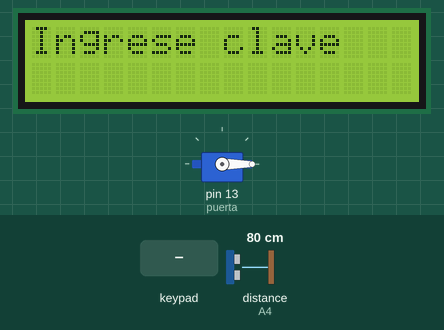
A sketch run on a simulated Arduino Uno, built with avr-gcc and run on an emulated ATmega328P. Shown: 16×2 character LCD, servo. Inputs (shaded band) come from the test bench; at power-on: distance to the obstacle (sensor on A4) 80 cm. The echo pulse lasts 58.3 µs per cm.

Above: at 1.2 s.
1.3 s: keypad keys 1 2 3 4 # pressed 0.4 s apart
At 4.0 s:
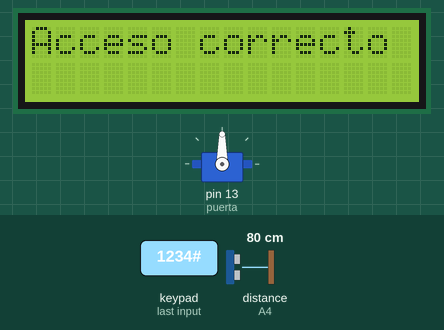
4.8 s: key '*' pressed
At 5.6 s:
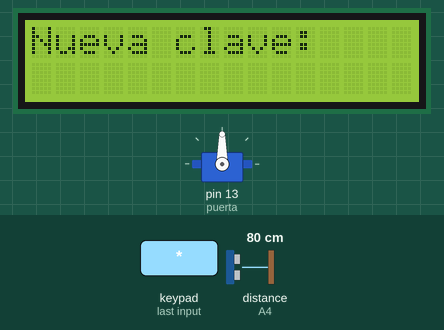
7.8 s: key 'A' pressed
10.8 s: keypad keys 1 2 3 4 * pressed 0.4 s apart
At 13.5 s:
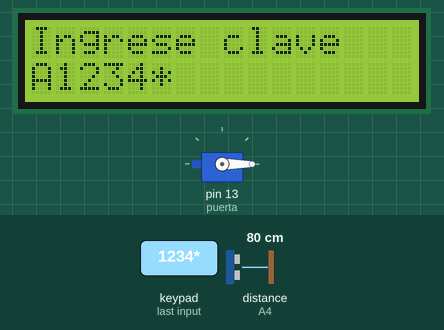
14.3 s: key 'B' pressed
At 14.8 s:
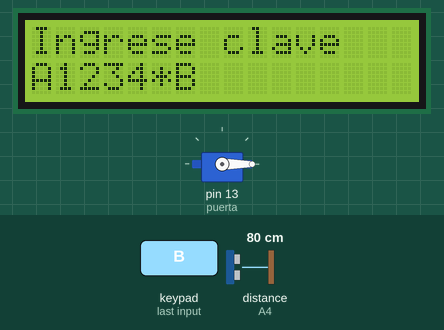
15.8 s: keypad keys 1 2 3 4 A pressed 0.4 s apart
At 18.4 s:
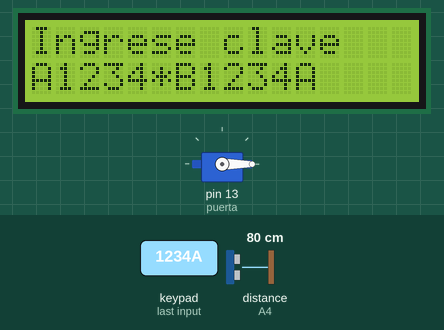
Timing chart, 0 to 19.9 s (numbered marks = the images above; inputs shaded):
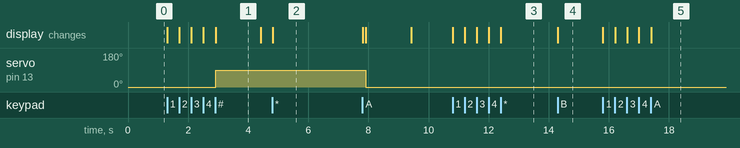

Measured:
- after the input at 1.3 s, servo on pin 13 (puerta): 0° → 90° after 1.6 s; the display: first changes at once (image 1 shows a later state)
- after the input at 4.8 s, the display: changes at once (image 2)
- after the input at 10.8 s, the display: first changes at once (image 3 shows a later state)
- after the input at 14.3 s, the display: changes at once (image 4)
- after the input at 15.8 s, the display: first changes at once (image 5 shows a later state)
- what the display in image 1 shows lasts 1.5 s, from 2.9 s to 4.4 s

The sketch:

sistema_puerta.ino
```cpp
#include <Keypad.h>
#include <LiquidCrystal.h>
#include <Servo.h>

/* ---------- LCD ---------- */
LiquidCrystal lcd(12, 11, 10, A0, A1, A2);

/* ---------- SERVO ---------- */
Servo puerta;

/* ---------- SENSOR ULTRASONICO ---------- */
const int trigPin = A3;
const int echoPin = A4;

/* ---------- TECLADO ---------- */
const byte filas = 4;
const byte columnas = 4;

char teclas[filas][columnas] = {
  {'1','2','3','A'},
  {'4','5','6','B'},
  {'7','8','9','C'},
  {'*','0','#','D'}
};

byte pinesFilas[filas] = {9, 8, 7, 6};
byte pinesColumnas[columnas] = {5, 4, 3, 2};

Keypad teclado = Keypad(makeKeymap(teclas), pinesFilas, pinesColumnas, filas, columnas);

/* ---------- CONTRASEÑAS ---------- */
String password = "1234";
String input = "";
String newPassword = "";

bool cambiarClave = false;
bool puertaAbierta = false;

/* ---------- TIEMPO SENSOR ---------- */
unsigned long tiempoSinPresencia = 0;
const unsigned long tiempoCierre = 5000; // 5 segundos
const int distanciaMaxima = 25; // cm

/* ---------- SETUP ---------- */
void setup() {
  lcd.begin(16, 2);
  lcd.clear();
  lcd.print("Ingrese clave");

  puerta.attach(13);
  puerta.write(0); // puerta cerrada

  pinMode(trigPin, OUTPUT);
  pinMode(echoPin, INPUT);
}

/* ---------- LOOP ---------- */
void loop() {
  char tecla = teclado.getKey();

  if (tecla) {

    /* ----- MODO CAMBIAR CONTRASEÑA ----- */
    if (cambiarClave) {
      if (tecla == '#') {
        password = newPassword;
        newPassword = "";
        cambiarClave = false;
        lcd.clear();
        lcd.print("Clave guardada");
        delay(1500);
        lcd.clear();
        lcd.print("Ingrese clave");
      } else {
        newPassword += tecla;
        lcd.setCursor(0, 1);
        lcd.print(newPassword);
      }
      return;
    }

    /* ----- ENTRAR A CAMBIO DE CLAVE ----- */
    if (tecla == '*') {
      cambiarClave = true;
      newPassword = "";
      lcd.clear();
      lcd.print("Nueva clave:");
      return;
    }

    /* ----- INGRESO NORMAL ----- */
    if (tecla == '#') {
      lcd.clear();
      if (input == password) {
        lcd.print("Acceso correcto");
        abrirPuerta();
      } else {
        lcd.print("Clave incorrecta");
      }
      input = "";
      delay(1500);
      lcd.clear();
      lcd.print("Ingrese clave");
    } else {
      input += tecla;
      lcd.setCursor(input.length() - 1, 1);
      lcd.print("*");
    }
  }

  /* ----- CONTROL DE CIERRE CON SENSOR ----- */
  if (puertaAbierta) {
    long distancia = medirDistancia();

    if (distancia > 0 && distancia <= distanciaMaxima) {
      // Hay presencia
      tiempoSinPresencia = millis();
    } else {
      // No hay presencia
      if (millis() - tiempoSinPresencia >= tiempoCierre) {
        cerrarPuerta();
        lcd.clear();
        lcd.print("Puerta cerrada");
        delay(1500);
        lcd.clear();
        lcd.print("Ingrese clave");
      }
    }
  }
}

/* ---------- FUNCIONES ---------- */
void abrirPuerta() {
  puerta.write(90);
  puertaAbierta = true;
  tiempoSinPresencia = millis();
}

void cerrarPuerta() {
  puerta.write(0);
  puertaAbierta = false;
}

long medirDistancia() {
  digitalWrite(trigPin, LOW);
  delayMicroseconds(2);
  digitalWrite(trigPin, HIGH);
  delayMicroseconds(10);
  digitalWrite(trigPin, LOW);

  long duracion = pulseIn(echoPin, HIGH, 30000);
  if (duracion == 0) return 0;

  long distancia = duracion * 0.034 / 2;
  return distancia;
}
```
